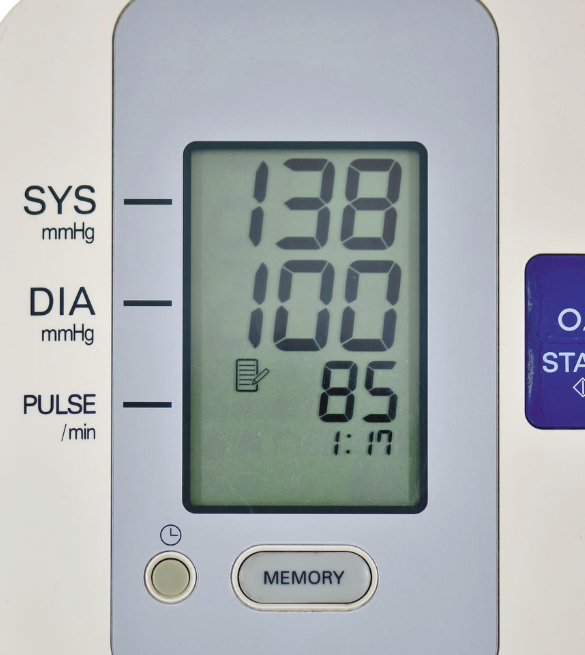
#> input picture imgs/img1.png, 585 x 655 px, given in place of img5.png, which was not available
$ python new.py --index 5
#> lines starting #> are read from the running program, lines starting #| are printed output that depends on the picture; after the words box and inside, x2 and y2 are one past the last pixel; in counts of white or black regions, pixels touching at a corner belong together; pictures that were not available may be replaced by others from this repository, and a replacement may not be noted
#> further down, image is the input picture: shape (655, 585, 3); mean B, G, R 178.3, 175.9, 170.4
import cv2
import pytesseract
import argparse
import numpy
pytesseract.pytesseract.tesseract_cmd = r'C:\Program Files\Tesseract-OCR\tesseract.exe'

root = "imgs/img"
parser = argparse.ArgumentParser()
parser.add_argument("-i", "--index", required=True, type=int)
args = vars(parser.parse_args())

def get_roi(image):
    img_color = image
    cv2.imshow("Original Image", image)
    cv2.waitKey(0)
    img_color = cv2.resize(img_color, None, None, fx=0.75, fy=0.75)
    img = cv2.cvtColor(img_color, cv2.COLOR_BGR2GRAY)
    img = cv2.GaussianBlur(img, (3, 3), 0)
    blurred = cv2.bilateralFilter(img, 5, sigmaColor=50, sigmaSpace=50)
    edged = cv2.Canny(blurred, 30, 150, 255)
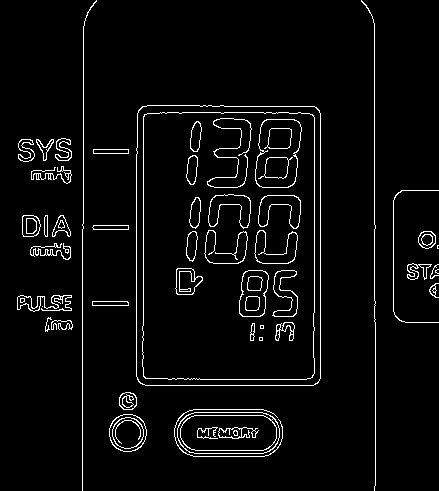
#> edged: shape (491, 439); 4.2% white in thin lines or dots
    cnts, _ = cv2.findContours(edged, cv2.RETR_EXTERNAL, cv2.CHAIN_APPROX_SIMPLE)
#> cnts = 29 contours, 10 with area under 20; largest, box (x1, y1, x2, y2) and area: (136, 105, 321, 386) 51281, (177, 412, 280, 454) 3845, (109, 414, 147, 452) 1102, (22, 215, 41, 237) 335, (119, 392, 137, 410) 251
    cnts = sorted(cnts, key=cv2.contourArea, reverse=True)
    cv2.drawContours(img_color, cnts, -1, (75, 0, 130), 4)
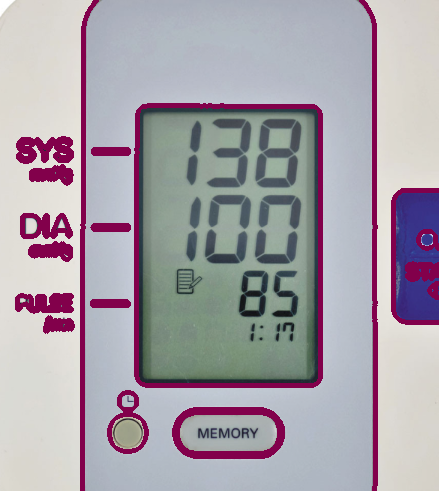
#> img_color: shape (491, 439, 3); mean B, G, R 170.3, 161.5, 168.4
    x, y, w, h = cv2.boundingRect(cnts[0])
#> x = 136; y = 105; w = 185; h = 281
    roi = img[y : y + h, x : x + w]
    cv2.imshow("ROI", roi)
    # output_path = "inter/output-roi"
    # cv2.imwrite(output_path+".png", roi)
    cv2.waitKey(0)

    return roi

path = root + str(args['index'])+ ".png"
image = cv2.imread(path)
image = get_roi(image)
# image = cv2.cvtColor(image, cv2.COLOR_BGR2GRAY)
image = cv2.resize(image, None, None, fx=0.5, fy=0.5)
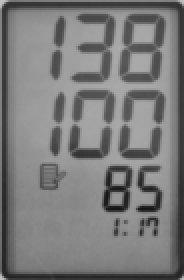
#> image: shape (140, 92) (shown 2 times larger); min 21, max 193, mean 122.4
thresh = cv2.adaptiveThreshold(image, 255, cv2.ADAPTIVE_THRESH_GAUSSIAN_C,
                               cv2.THRESH_BINARY_INV, 11, 5)
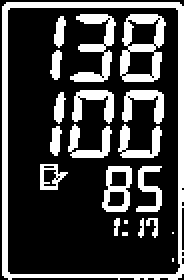
#> thresh: shape (140, 92) (shown 2 times larger); 26.2% white; 21 white regions (5 under 20 px), largest, box (x1, y1, x2, y2) and area: (1, 1, 92, 140) 1233, (60, 7, 83, 41) 391, (35, 7, 58, 41) 304

cv2.imshow("A",  cv2.resize(thresh, None, None, fx=2, fy=2))
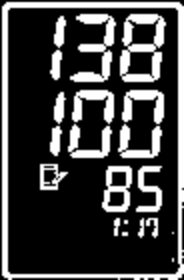
#> window 'A': shape (280, 184); min 0, max 255, mean 66.7
cv2.waitKey(0)

kernel = cv2.getStructuringElement(cv2.MORPH_ELLIPSE, (2, 2))
img = cv2.morphologyEx(thresh, cv2.MORPH_CLOSE, kernel)
#> img: shape (140, 92); 25.5% white; 17 white regions (3 under 20 px), largest, box (x1, y1, x2, y2) and area: (2, 2, 92, 140) 1115, (61, 8, 84, 42) 398, (60, 46, 83, 80) 361
cv2.imshow("B", cv2.resize(img, None, None, fx=2, fy=2))
cv2.waitKey(0)

kernel = cv2.getStructuringElement(cv2.MORPH_RECT, (2, 3))
img = cv2.dilate(img, kernel, iterations=1)
#> img: shape (140, 92); 36.8% white; 15 white regions (3 under 20 px), largest, box (x1, y1, x2, y2) and area: (2, 1, 92, 140) 1510, (61, 7, 85, 43) 569, (60, 45, 84, 81) 511
cv2.imshow("Dilated", cv2.resize(img, None, None, fx=2, fy=2))
cv2.waitKey(0)

kernel = cv2.getStructuringElement(cv2.MORPH_ELLIPSE, (1,2))
img = cv2.erode(img, kernel, iterations=1)
#> img: shape (140, 92); 33.1% white; 15 white regions (3 under 20 px), largest, box (x1, y1, x2, y2) and area: (2, 2, 92, 140) 1336, (61, 8, 85, 43) 520, (60, 46, 84, 81) 471
cv2.imshow("Eroded",  cv2.resize(img, None, None, fx=2, fy=2))
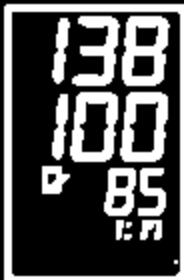
#> window 'Eroded': shape (280, 184); min 0, max 255, mean 84.3
cv2.waitKey(0)

inverted = cv2.bitwise_not(img)
cv2.imshow("C", cv2.resize(inverted, None, None, fx=2, fy=2))
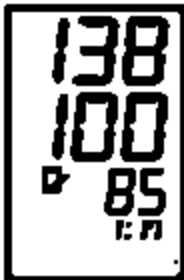
#> window 'C': shape (280, 184); min 0, max 255, mean 170.7
cv2.waitKey(0)

custom_config = r'--oem 3 --psm 6 outputbase digits'
#> (the run stopped early here; a loop or call above may not have finished)

$ run again, on imgs/img5.png
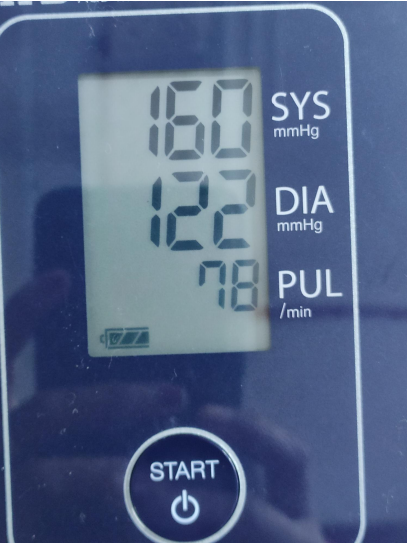
#> input picture imgs/img5.png, 407 x 543 px
#> image is the input picture: shape (543, 407, 3); mean B, G, R 134.6, 101.5, 83.7
#> in get_roi, `edged = cv2.Canny(blurred, 30, 150, 255)`:
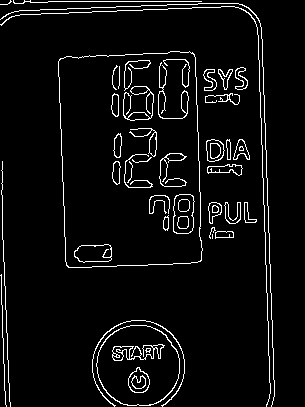
#> edged: shape (407, 305); 5.2% white in thin lines or dots
#> cnts = 23 contours, 7 with area under 20; largest, box (x1, y1, x2, y2) and area: (58, 51, 203, 268) 28743, (96, 325, 180, 406) 5314, (206, 139, 225, 162) 322, (207, 164, 243, 176) 232, (208, 202, 222, 224) 174
#> x = 58; y = 51; w = 145; h = 217
#> image: shape (108, 72)
#> thresh: shape (108, 72); 22.7% white; 24 white regions (2 under 20 px), largest, box (x1, y1, x2, y2) and area: (0, 6, 5, 108) 213, (68, 0, 72, 103) 182, (0, 0, 66, 4) 126
#> inverted: shape (108, 72); 67.6% white; 13 black regions (2 under 20 px), largest, box (x1, y1, x2, y2) and area: (0, 0, 68, 108) 679, (51, 5, 67, 36) 306, (34, 6, 50, 37) 280
#> `cv2.imshow("C", cv2.resize(inverted, None, None, fx=2, fy=2))`:
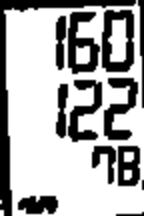
#> window 'C': shape (216, 144); min 0, max 255, mean 172.4
